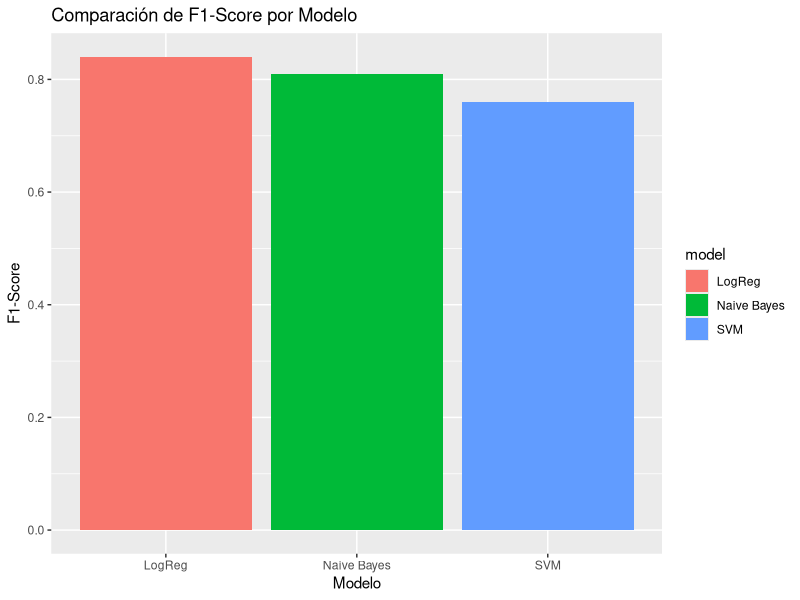

This figure's R source:
## ---- chunk 1
library(readr)
df <- read_csv("data/sentiment_analysis_dataset.csv")
head(df)



## ---- chunk 2
library(tm)
library(SnowballC)

# Corpus en R
corpus <- Corpus(VectorSource(df$text))
tdm <- TermDocumentMatrix(corpus,
                         control = list(weighting = weightTfIdf))
inspect(tdm[1:10, 1:10])
## ---- chunk 3
library(ggplot2)

ggplot(data.frame(f1=c(0.81, 0.76, 0.84),
                  model=c("Naive Bayes","SVM","LogReg")),
       aes(x=model, y=f1, fill=model)) +
  geom_col() +
  labs(title="Comparación de F1-Score por Modelo",
       y="F1-Score", x="Modelo")
